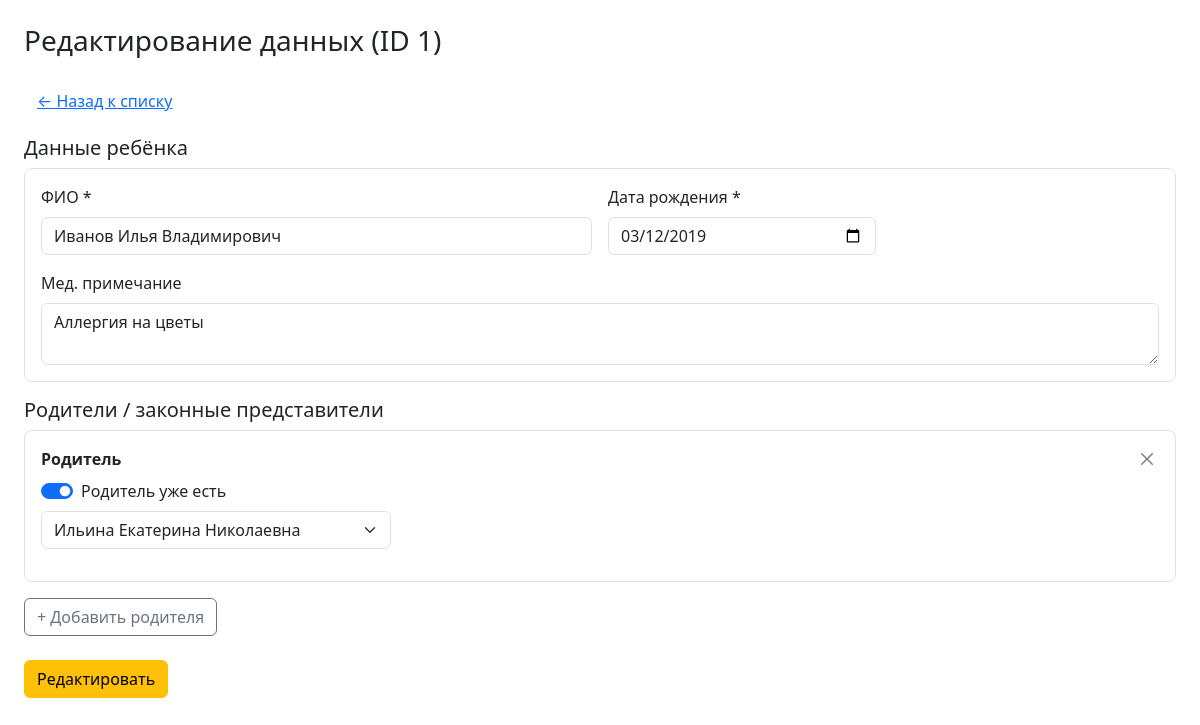
The page /admin/kids/edit.php?id=1 (signed in) on the database its author committed.
### tables this page shows
CREATE TABLE `kids` (
  `id` int(11) NOT NULL,
  `full_name` varchar(120) NOT NULL,
  `birth_date` date NOT NULL,
  `medical_note` text
);

CREATE TABLE `parents` (
  `id` int(11) NOT NULL,
  `full_name` varchar(120) NOT NULL,
  `phone` varchar(30) DEFAULT NULL,
  `email` varchar(120) DEFAULT NULL,
  `address` varchar(255) DEFAULT NULL,
  `social_category` varchar(120) DEFAULT NULL
);

### admin/kids/edit.php (the view, shortened to what this page needs)
<?php
require_once __DIR__.'/../../config.php';
$id = (int)($_GET['id'] ?? 0);
$parentList = $pdo->query("SELECT id, full_name FROM parents ORDER BY full_name")
                  ->fetchAll(PDO::FETCH_KEY_PAIR);
$kid = $pdo->prepare("SELECT * FROM kids WHERE id=?");
$kid->execute([$id]);
$kid = $kid->fetch();   if (!$kid) exit('not found');
$parents = $pdo->prepare("
   SELECT p.*
     FROM parents p
     JOIN parent_kid pk ON pk.parent_id = p.id
    WHERE pk.kid_id = ?
");
$parents->execute([$id]);
$parents = $parents->fetchAll(PDO::FETCH_ASSOC);
?>
<!doctype html>
<html lang="ru">
<head>
<link href="https://cdn.jsdelivr.net/npm/bootstrap@5.3.3/dist/css/bootstrap.min.css" rel="stylesheet">
</head>
<body class="p-4">
<h3 class="mb-4">Редактирование данных (ID <?=$id?>)</h3>
<a href="../index.php?section=kids" class="btn btn-link mb-3">← Назад к списку</a>
<form method="post" id="mainForm">
    <h5>Данные ребёнка</h5>
    <div class="kid-block">
        <div class="row g-3">
            <div class="col-md-6">
                <label class="form-label">ФИО *</label>
                <input type="text" name="kid_name" class="form-control" required
                       value="<?=htmlspecialchars($kid['full_name'])?>">
            </div>
            <div class="col-md-3">
                <label class="form-label">Дата рождения *</label>
                <input type="date" name="kid_birth" class="form-control" required
                       value="<?=$kid['birth_date']?>">
            </div>
            <div class="col-12">
                <label class="form-label">Мед. примечание</label>
                <textarea name="kid_note" class="form-control" rows="2"><?=htmlspecialchars($kid['medical_note'])?></textarea>
            </div>
        </div>
    </div>
    <h5>Родители / законные представители</h5>
    <div id="parentList">
        <?php foreach($parents as $par): ?>
           <div class="parent-block">
             <?php include __DIR__.'/parent_fields_select_prefill.php'; ?>
           </div>
        <?php endforeach; ?>
    </div>
    <button type="button" class="btn btn-outline-secondary mb-4" id="addParentBtn">+ Добавить родителя</button><br>
    <button class="btn btn-warning">Редактировать</button>
</form>
</body>
</html>

### admin/kids/parent_fields_select_prefill.php (shortened to what this page needs)
<?php
$isExisting = isset($parentList[$par['id']]);
?>
<div class="d-flex justify-content-between align-items-center mb-2">
    <strong>Родитель</strong>
    <button type="button" class="btn-close remove-parent" aria-label="Удалить"></button>
</div>
<div class="form-check form-switch mb-2">
  <input class="form-check-input chk-existing" type="checkbox" <?=$isExisting?'checked':''?>>
  <label class="form-check-label">Родитель уже есть</label>
</div>
<div class="parent-existing <?=$isExisting?'':'d-none'?>">
    <select name="parent_exists[]" class="form-select mb-3" <?= $isExisting ? '' : 'disabled' ?>>
      <?php foreach ($parentList as $pid => $pname): ?>
          <option value="<?=$pid?>" <?=$pid==$par['id']?'selected':''?>>
              <?=htmlspecialchars($pname)?>
          </option>
      <?php endforeach; ?>
  </select>
</div>

### admin/kids/edit.php (style rules this page uses)
.kid-block,.parent-block { border:1px solid #dee2e6;border-radius:.5rem;padding:1rem;margin-bottom:1rem;position:relative; }
.btn-close { background-size:.75em; }
.parent-existing select { max-width:350px; }

### rows shown on the page
kids: kid_name "Иванов Илья Владимирович", kid_birth "03/12/2019", kid_note "Аллергия на цветы"
parents: id "☑", id "Ильина Екатерина Николаевна"

### other values the page prints
$id "1"
